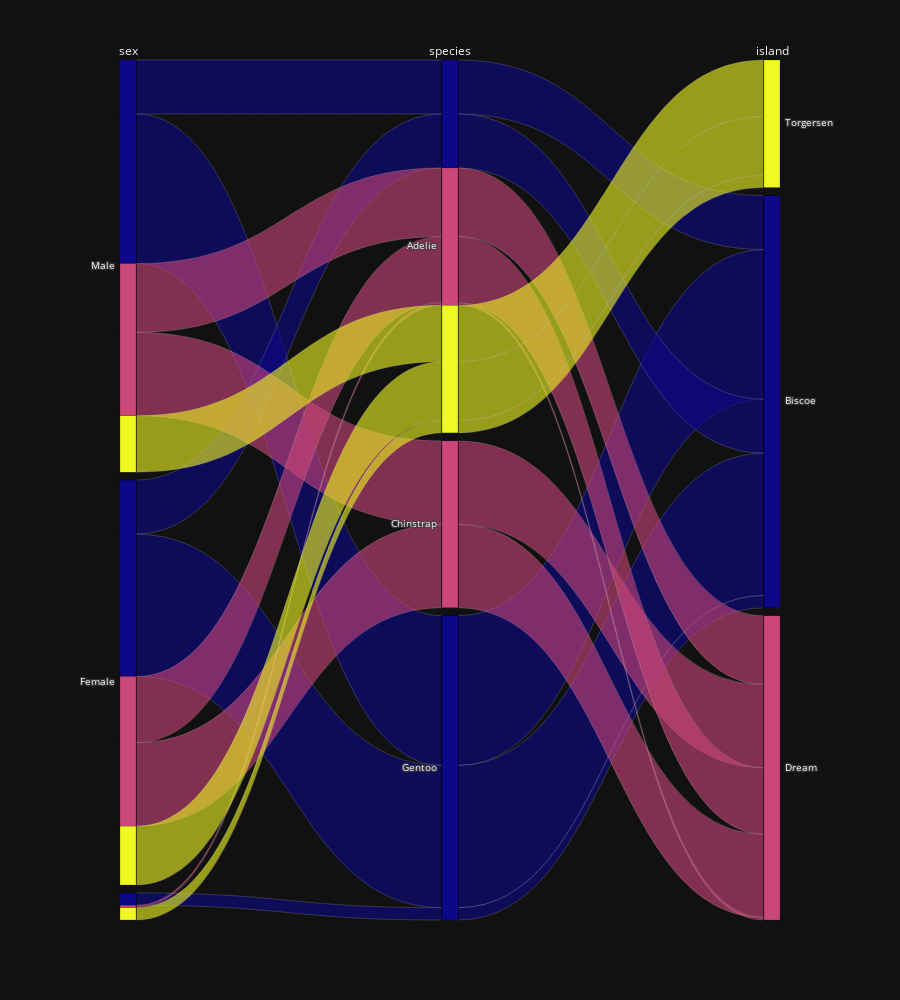

This figure's notebook cell:
### Markdown cell above
### Penguins

Show species, island, and sex, coloring by island.

### Code cell
# CODE
alluvialplot(PENGUINS, 
        dim_cols=['sex', 'species', 'island'],
        color_col="island")

### Figure 1 — Plotly figure (JSON) as saved in the notebook; plotly's stock layout.template omitted (floating-point values rounded to 4 significant figures; data arrays with more than 128 entries replaced by an {"elided": "..."} marker saying what was removed)
{"data": [{"dimensions": [{"label": "sex", "values": {"elided": "344 str values"}}, {"label": "species", "values": {"elided": "344 str values"}}, {"label": "island", "values": {"elided": "344 str values"}}], "domain": {"x": [0, 1], "y": [0, 1]}, "line": {"color": {"elided": "344 int values"}, "coloraxis": "coloraxis", "shape": "hspline"}, "name": "", "type": "parcats"}], "layout": {"coloraxis": {"colorbar": {"title": {"text": "color"}}, "colorscale": [[0, "#0d0887"], [0.1111, "#46039f"], [0.2222, "#7201a8"], [0.3333, "#9c179e"], [0.4444, "#bd3786"], [0.5556, "#d8576b"], [0.6667, "#ed7953"], [0.7778, "#fb9f3a"], [0.8889, "#fdca26"], [1, "#f0f921"]], "showscale": false}, "height": 1000, "legend": {"tracegroupgap": 0}, "margin": {"t": 60}}}
